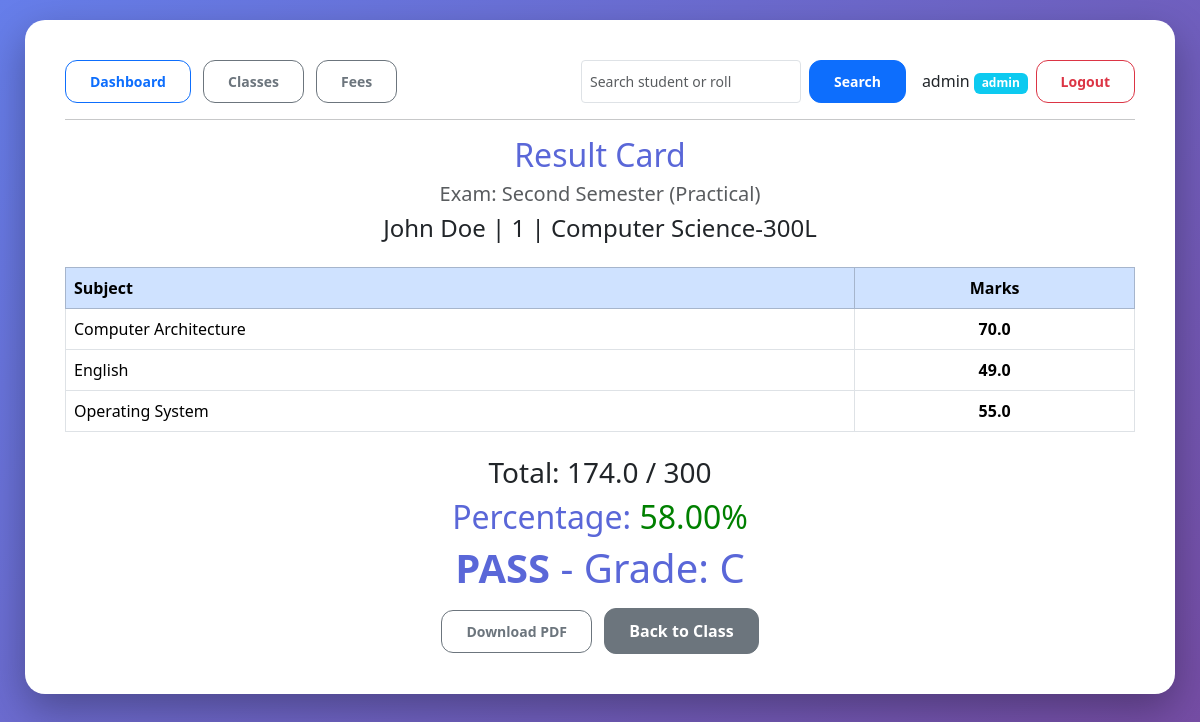
Page /result/1 (signed in) on the committed database.
### tables this page shows
CREATE TABLE users (
                id INTEGER PRIMARY KEY AUTOINCREMENT,
                username TEXT UNIQUE NOT NULL,
                password_hash TEXT NOT NULL,
                role TEXT NOT NULL CHECK (role IN ('admin', 'teacher'))
            );

CREATE TABLE subjects (
                id INTEGER PRIMARY KEY AUTOINCREMENT,
                class_id INTEGER NOT NULL,
                subject_name TEXT NOT NULL,
                FOREIGN KEY(class_id) REFERENCES classes(id) ON DELETE CASCADE
            );

### app.py (the view)
@app.route("/result/<int:student_id>")
@login_required
def result(student_id):
    exam_id = request.args.get("exam_id")
    with get_db() as db:
        student = db.execute(
            "SELECT s.id, s.name, s.roll_no, c.class_name, c.section, c.id as class_id "
            "FROM students s JOIN classes c ON s.class_id=c.id "
            "WHERE s.id=?",
            (student_id,),
        ).fetchone()
        if student is None:
            abort(404)
        if exam_id is None:
            ex = db.execute(
                "SELECT id FROM exams WHERE class_id=? ORDER BY id DESC LIMIT 1",
                (student["class_id"],),
            ).fetchone()
            if ex is None:
                flash("No exams for this class.", "danger")
                return redirect(f"/class/{student['class_id']}")
            exam_id = ex["id"]
        else:
            exam_id = int(exam_id)
        exam = db.execute(
            "SELECT * FROM exams WHERE id=? AND class_id=?",
            (exam_id, student["class_id"]),
        ).fetchone()
        if exam is None:
            abort(404)
        results = db.execute(
            """
            SELECT sub.subject_name, COALESCE(m.marks_obtained, 0) as marks
            FROM subjects sub
            LEFT JOIN marks m ON m.subject_id = sub.id AND m.student_id = ? AND m.exam_id = ?
            WHERE sub.class_id = ?
            ORDER BY sub.subject_name
        """,
            (student_id, exam_id, student["class_id"]),
        ).fetchall()
    total = sum(r["marks"] for r in results)
    max_total = len(results) * 100
    percentage = (total / max_total * 100) if max_total else 0.0
    status = "PASS" if percentage >= 33 else "FAIL"
    if percentage >= 90:
        grade = "A+"
    elif percentage >= 80:
        grade = "A"
    elif percentage >= 60:
        grade = "B"
    elif percentage >= 33:
        grade = "C"
    else:
        grade = "F"
    rows = "".join(
        [
            f"<tr><td>{escape(r['subject_name'])}</td>"
            f"<td class='text-center'><b>{r['marks']}</b></td></tr>"
            for r in results
        ]
    )
    content = f"""
    <h2 class="text-center">Result Card</h2>
    <h5 class="text-center text-muted">
        Exam: {escape(exam['name'])} ({escape(exam['exam_type'] or '')})
    </h5>
    <h4 class="text-center">
        {escape(student['name'])} | {escape(student['roll_no'])} |
        {escape(student['class_name'])}-{escape(student['section'])}
    </h4>
    <table class="table table-bordered mt-4">
        <tr class="table-primary"><th>Subject</th><th class="text-center">Marks</th></tr>
        {rows}
    </table>
    <div class="text-center mt-4">
        <h3>Total: {total} / {max_total}</h3>
        <h2>Percentage:
            <span style="color: {'green' if status=='PASS' else 'red'}">
                {percentage:.2f}%
            </span>
        </h2>
        <h1><b>{status}</b> - Grade: {grade}</h1>
    </div>
    <div class="text-center mt-3">
        <a href="/result/{student_id}/pdf?exam_id={exam_id}" class="btn btn-sm btn-outline-secondary me-2">Download PDF</a>
        <a href="/class/{student['class_id']}" class="btn btn-secondary">Back to Class</a>
    </div>
    """
    return render_template("base.html", content=content)

### app.py (called while the page is built)
def get_db():
    conn = sqlite3.connect(DB_NAME, timeout=30, check_same_thread=False)
    conn.row_factory = sqlite3.Row
    conn.execute("PRAGMA journal_mode=WAL;")
    conn.execute("PRAGMA foreign_keys = ON;")
    return conn

@app.before_request
def load_logged_in_user():
    user_id = session.get("user_id")
    if user_id is None:
        g.user = None
    else:
        with get_db() as db:
            g.user = db.execute(
                "SELECT id, username, role FROM users WHERE id=?",
                (user_id,),
            ).fetchone()

def login_required(view):
    @wraps(view)
    def wrapped_view(**kwargs):
        if g.user is None:
            flash("Login required.", "danger")
            return redirect("/login")
        return view(**kwargs)
    return wrapped_view

### templates/base.html (shortened to what this page needs)
<!DOCTYPE html>
<html>
<head>
    <link href="https://cdn.jsdelivr.net/npm/bootstrap@5.3.3/dist/css/bootstrap.min.css" rel="stylesheet">
    <link rel="stylesheet" href="{{ url_for('static', filename='css/styles.css') }}">
</head>
<body>
<div class="box">
    <div class="d-flex justify-content-between align-items-center mb-3">
        <div>
            <a href="/" class="btn btn-outline-primary btn-sm me-2">Dashboard</a>
            <a href="/classes" class="btn btn-outline-secondary btn-sm me-2">Classes</a>
            <a href="/fees" class="btn btn-outline-secondary btn-sm me-2">Fees</a>
        </div>
        <div class="d-flex align-items-center">
            <form class="d-flex me-3" method="get" action="/search">
                <input name="q" class="form-control form-control-sm me-2" placeholder="Search student or roll" required>
                <button class="btn btn-sm btn-primary">Search</button>
            </form>
            {% if g.user %}
                <span class="me-2">
                    {{ g.user['username'] }}
                    <span class="badge bg-info role-badge">{{ g.user['role'] }}</span>
                </span>
                <a href="/logout" class="btn btn-sm btn-outline-danger">Logout</a>
            {% else %}
                <a href="/login" class="btn btn-sm btn-outline-success">Login</a>
            {% endif %}
        </div>
    </div>
    <hr>
    {{ content|safe }}
</div>
</body>
</html>

### static/css/styles.css (style rules this page uses)
body { background: linear-gradient(135deg, #667eea, #764ba2); min-height: 100vh; padding: 20px; }
.box { background: white; border-radius: 20px; padding: 40px; max-width: 1150px; margin: auto; box-shadow: 0 15px 40px rgba(0,0,0,0.3); }
.btn { padding: 10px 24px; border-radius: 12px; font-weight: bold; }
h1,h2 { color: #5a67d8; }
.role-badge { font-size: 0.75rem; }

### rows in the picture
users: user.username "admin", user.role "admin"
subjects: subject_name "Result Card Exam: Second Semester (Practical) John Doe | 1 | Computer Science-300L Subject Marks Computer Architecture 70.0 English 49.0 Operating System 55.0 Total: 174.0 / 300 Percentage: 58.00% PASS - Grade: C Download PDF Back to Class"
